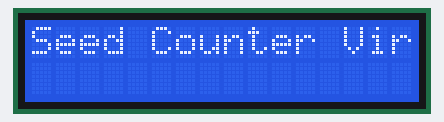
This sketch was run on a simulated Arduino Uno, built with avr-gcc and run on an emulated ATmega328P. On the bench: 16×2 character LCD.

Above: at 0.1 s.
At 2.1 s:
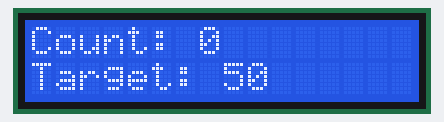
At 5.1 s:
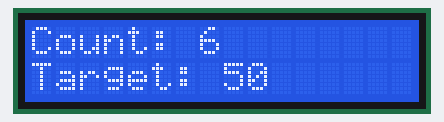
At 8.2 s:
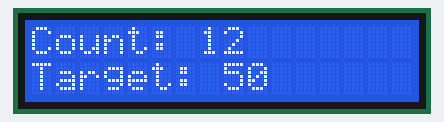
At 14.7 s:
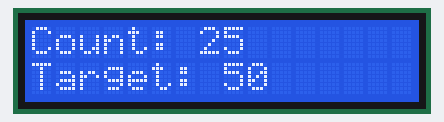
At 27.3 s:
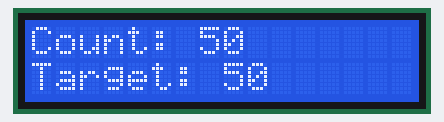

The sketch:

seed_counter.ino
```cpp
#include <LiquidCrystal.h>

// Initialize LCD (rs, en, d4, d5, d6, d7)
const int rs = 12, en = 11, d4 = 5, d5 = 4, d6 = 3, d7 = 2;
LiquidCrystal lcd(rs, en, d4, d5, d6, d7);

int seedCount = 0;
const int targetQuantity = 50;

void setup() {
  lcd.begin(16, 2);
  lcd.print("Seed Counter Virt");
  delay(2000);
  lcd.clear();
}

void loop() {
  lcd.setCursor(0, 0);
  lcd.print("Count: ");
  lcd.print(seedCount);

  lcd.setCursor(0, 1);
  lcd.print("Target: ");
  lcd.print(targetQuantity);

  if (seedCount < targetQuantity) {
    seedCount++;
    delay(500);
  }
}
```

Measured:
- what the display in image 1 shows lasts 0.5 s, from 2.1 s to 2.6 s
